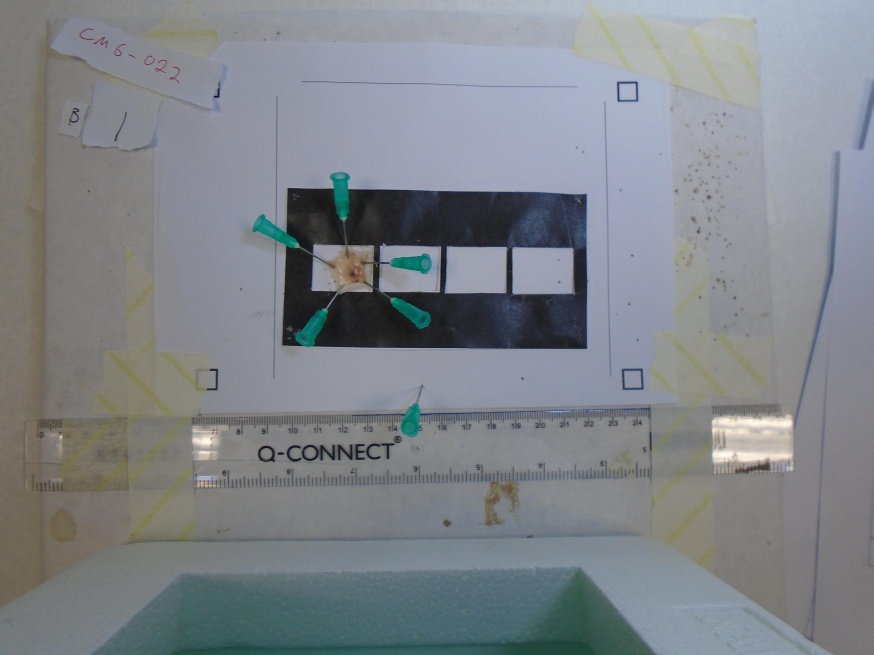
#> input picture example_image.jpg, 2620 x 1965 px (shown at 1/3 size)
$ python -i preprocess.py   (imports and definitions only)
#> lines starting #> are read from the running program, lines starting #| are printed output that depends on the picture; after the words box and inside, x2 and y2 are one past the last pixel; in counts of white or black regions, pixels touching at a corner belong together
import cv2
import numpy as np

def rescale_image(image, res, target_res=6, interpolation=cv2.INTER_CUBIC):

    scale_factor = target_res / res

    new_shape = np.round(np.array(image.shape[:2]) * scale_factor).astype(int)
    new_shape = (new_shape[1], new_shape[0])

    rescaled_image = cv2.resize(image, new_shape, interpolation=cv2.INTER_CUBIC)

    return rescaled_image

def srgb_to_linear(srgb):
    # https://stackoverflow.com/questions/596216/formula-to-determine-perceived-brightness-of-rgb-color/56678483#56678483
    srgb = srgb / 255.0

    upper = ((srgb + 0.055) / 1.055)**2.4
    lower = srgb / 12.92
    linear = np.where(srgb > 0.04045, upper, lower)

    linear = np.clip(np.round(linear * 255), 0, 255).astype('uint8')
    return linear

def linear_to_srgb(linear):
    linear = linear / 255.0

    upper = 1.055 * linear**(1.0 / 2.4) - 0.055
    lower = 12.92 * linear
    srgb = np.where(linear > 0.0031308, upper, lower)

    srgb = np.clip(np.round(srgb * 255), 0, 255).astype('uint8')
    return srgb

def auto_white_balance(image, clipping=0.0005):

    # https://stackoverflow.com/questions/48268068/how-do-i-do-the-equivalent-of-gimps-colors-auto-white-balance-in-python-fu

    balanced_image = np.zeros(image.shape)

    for i in range(3):
        hist = np.histogram(image[..., i].ravel(), 256, (0, 256))[0]

        clipping_range = np.where(hist > (hist.sum() * clipping))

        c_min = np.min(clipping_range)
        c_max = np.max(clipping_range)

        balanced_image[...,i] = np.clip(image[...,i], c_min, c_max)
        balanced_image[...,i] = (balanced_image[...,i] - c_min) / (c_max - c_min)

    balanced_image = (balanced_image * 255).astype('uint8')
    return balanced_image

def find_black_square(image, multiscale_factor=0.95, t1=200, t2=200, return_template=False):

    # Convert image to grayscale
    gray_image = cv2.cvtColor(image, cv2.COLOR_RGB2GRAY)

    # Define black square template
    template = np.pad(np.ones((16,16), dtype='uint8') * 255, ((2,2),(2,2)))
    template = np.pad(template, ((2,2),(2,2)), constant_values=255)
    template = cv2.resize(template, (0,0), fx=2, fy=2, interpolation=cv2.INTER_NEAREST)
    edge_template = cv2.Canny(template, 100, 200)

    # Do multiscale template matching on edges
    highest_val = 0
    coordinates = None
    for i in range(30):

        # Scale image and find edges
        current_scale = multiscale_factor**i
        resized_image = cv2.resize(gray_image,
                                   (0,0),
                                   fx=current_scale,
                                   fy=current_scale,
                                   interpolation=cv2.INTER_NEAREST)
        edge_image = cv2.Canny(resized_image, t1, t2)

        # Search for template
        result = cv2.matchTemplate(edge_image, edge_template, cv2.TM_CCOEFF)
        min_val, max_val, min_loc, max_loc = cv2.minMaxLoc(result)

        # Update best match
        if max_val > highest_val:
            highest_val = max_val
            coordinates = np.round(np.array(max_loc) / current_scale).astype(int)
            bbox_size = np.round(template.shape[0] / current_scale).astype(int)

    black_square = image[coordinates[1]:coordinates[1] + bbox_size,
                         coordinates[0]:coordinates[0] + bbox_size,:]
    scaled_template = cv2.resize(template, (bbox_size, bbox_size), interpolation=cv2.INTER_NEAREST)

    if return_template:
        return black_square, scaled_template
    else:
        return black_square

def find_all_black_squares(image, multiscale_factor=0.95, t1=200, t2=200):

    split_value = (np.array(image.shape) / 2).astype(int)

    black_squares = []

    for i in range(2):
        start_x = i * split_value[0]
        end_x = i * split_value[0] + split_value[0]
        for j in range(2):
            start_y = j * split_value[1]
            end_y = j * split_value[1] + split_value[1]

            quadrant = image[start_x:end_x,start_y:end_y,:]
            black_square = find_black_square(quadrant, multiscale_factor=multiscale_factor, t1=t1, t2=t2)
            black_squares.append(black_square)

    return black_squares

def estimate_white_point(image, return_area=False):

    # Threshold grayscale image
    gray_image = cv2.cvtColor(image, cv2.COLOR_RGB2GRAY)
    mask = (cv2.threshold(gray_image, 0.5*255, 255, cv2.THRESH_BINARY)[1] / 255).astype('uint8')

    # Compute white area and white point
    white_area = np.sum(mask)
    white_point = np.sum(image * mask[:,:,None], axis=(0,1)) / white_area

    if return_area:
        return white_point, white_area
    else:
        return white_point

def estimate_black_point(image, return_area=False):

    # Threshold grayscale image
    gray_image = cv2.cvtColor(image, cv2.COLOR_RGB2GRAY)
    mask = 1 - (cv2.threshold(gray_image, 0.25*255, 255, cv2.THRESH_BINARY)[1] / 255).astype('uint8')

    # Compute black area and black point
    black_area = np.sum(mask)
    black_point = np.sum(image * mask[:,:,None], axis=(0,1)) / black_area

    if return_area:
        return black_point, black_area
    else:
        return black_point

def estimate_pixel_resolution(image, inner_area=10**2, return_pixel_area=False):

    # Threshold grayscale image
    gray_image = cv2.cvtColor(image, cv2.COLOR_RGB2GRAY)
    mask = (cv2.threshold(gray_image, 127, 255, cv2.THRESH_BINARY)[1] / 255).astype('uint8')

    # Connected components
    # from scipy.ndimage import label, generate_binary_structure
    # labeled_array, num_features = label(mask, structure=generate_binary_structure(2,1))
    num_features, labeled_array = cv2.connectedComponents(mask)

    # Find and mask largest object
    object_mask = (labeled_array == np.argmax([np.sum(labeled_array == i) for i in range(num_features)]))

    # Compute pixel area and resolution
    pixel_area = np.sum(object_mask)
    pixel_resolution = np.sqrt(inner_area) / np.sqrt(pixel_area)

    if return_pixel_area:
        return pixel_resolution, pixel_area
    else:
        return pixel_resolution

def compute_square_info(black_squares, inner_area=10**2):

    total_inner_area = 0
    total_pixel_area = 0

    total_white_area = 0
    total_white_point = np.zeros(3)

    total_black_area = 0
    total_black_point = np.zeros(3)

    for i in range(len(black_squares)):

        pixel_resolution, pixel_area = estimate_pixel_resolution(black_squares[i],
                                                                 inner_area=inner_area,
                                                                 return_pixel_area=True)
        total_inner_area += inner_area
        total_pixel_area += pixel_area

        white_point, white_area = estimate_white_point(black_squares[i],
                                                       return_area=True)
        black_point, black_area = estimate_black_point(black_squares[i],
                                                       return_area=True)
        total_white_point += white_point * white_area
        total_white_area += white_area

        total_black_point += black_point * black_area
        total_black_area += black_area

    white_point = total_white_point / total_white_area
    black_point = total_black_point / total_black_area

    pixel_resolution = 1 / (np.sqrt(total_inner_area) / np.sqrt(total_pixel_area))

    return white_point, black_point, pixel_resolution

def white_balance(image, white_point, black_point):

    image = image.astype(float)

    lum = np.mean(white_point)
    image[...,0] = (image[...,0] - black_point[0]) * lum / (white_point[0] - black_point[0])
    image[...,1] = (image[...,1] - black_point[1]) * lum / (white_point[1] - black_point[1])
    image[...,2] = (image[...,2] - black_point[2]) * lum / (white_point[2] - black_point[2])

    image = np.round(np.clip(image, 0, 255)).astype('uint8')

    return image

def rescale_image(image, res, target_res=6, interpolation=cv2.INTER_CUBIC):

    scale_factor = target_res / res

    new_shape = np.round(np.array(image.shape[:2]) * scale_factor).astype(int)
    new_shape = (new_shape[1], new_shape[0])

    rescaled_image = cv2.resize(image, new_shape, interpolation=cv2.INTER_CUBIC)

    return rescaled_image

def preprocess_image(image, inner_area=10**2, target_res=5):

    # Convert to linear RGB color space
    image = srgb_to_linear(image)

    # Apply automatic white balancing
    image = auto_white_balance(image)

    # Apply template white balancing
    black_squares = find_all_black_squares(image)
    white_point, black_point, pixel_resolution = compute_square_info(black_squares, inner_area=inner_area)
    image = white_balance(image, white_point, black_point)

    # Convert back to gamma RGB color space
    image = linear_to_srgb(image)

    # Rescale image to have a resolution of 5 pixels per mm
    image = rescale_image(image, pixel_resolution, target_res=target_res, interpolation=cv2.INTER_CUBIC)

    return image

>>> import cv2
>>> picture = cv2.cvtColor(cv2.imread('../example_image.jpg'), cv2.COLOR_BGR2RGB)
>>> result = preprocess_image(picture)
#> in srgb_to_linear, `upper = ((srgb + 0.055) / 1.055)**2.4`:
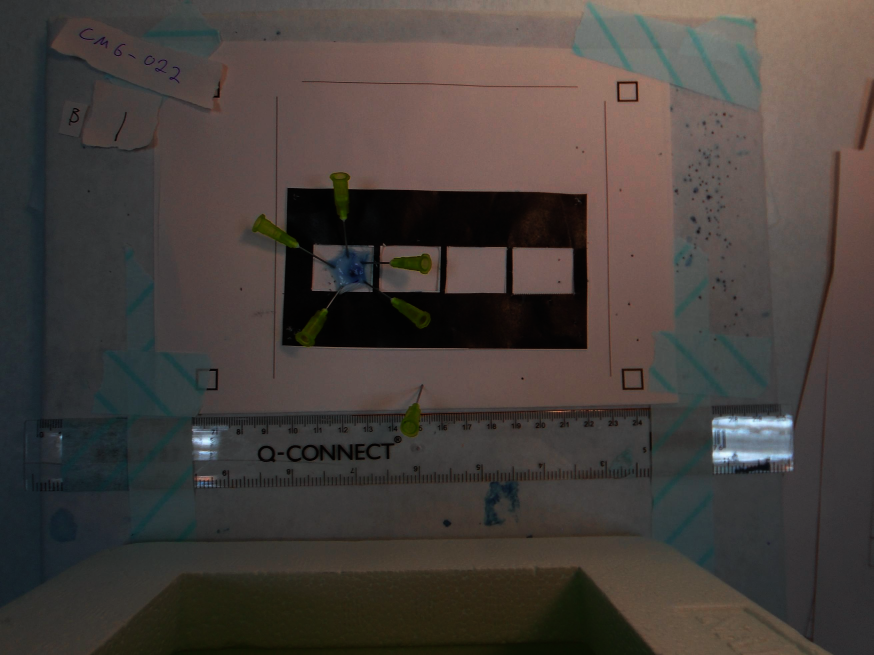
#> upper: shape (1965, 2620, 3) float64 (shown at 1/3 size); mean of channels 0, 1, 2 0.236, 0.251, 0.277; drawn as B, G, R
#> the loop in auto_white_balance, `for i in range(3):` made 3 passes
#> (c_min, c_max) on passes 1 to 3: (0, 122), (2, 141), (2, 163)
#> after the loop in auto_white_balance, `for i in range(3):`:
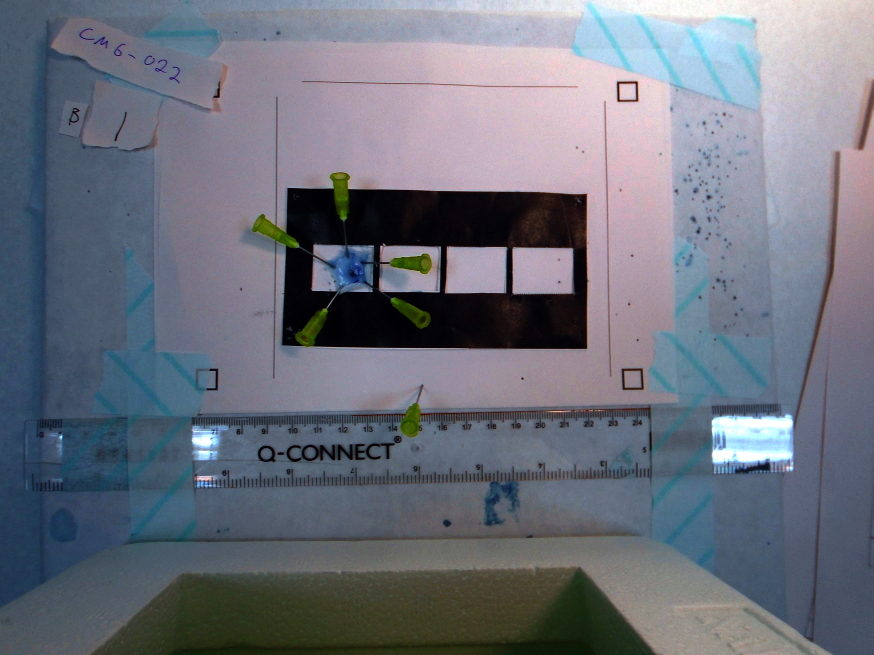
#> balanced_image: shape (1965, 2620, 3) float64 (shown at 1/3 size); mean of channels 0, 1, 2 0.49, 0.445, 0.427; drawn as B, G, R
#> after the loop in find_all_black_squares, `for i in range(2):`:
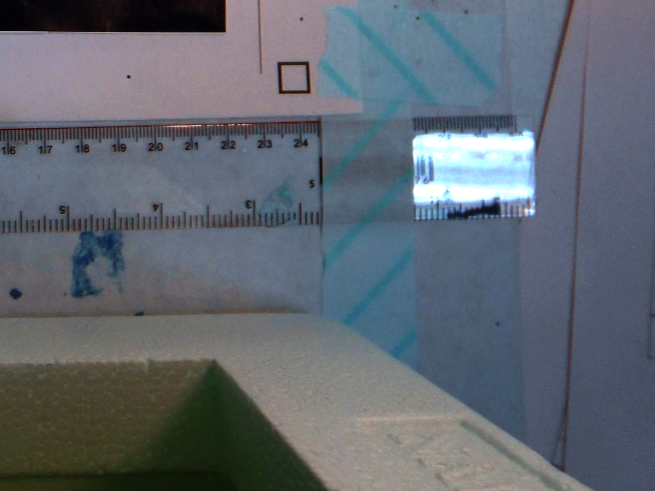
#> quadrant: shape (982, 1310, 3) (shown at 1/2 size); mean of channels 0, 1, 2 112.3, 103.3, 96; drawn as B, G, R
#> after the loop in find_all_black_squares, `for i in range(2):`: black_squares = 4 items
#> the loop in compute_square_info, `for i in range(len(black_squares)): ` made 4 passes
#> (num_features in estimate_pixel_resolution, pixel_area, pixel_resolution, total_inner_area, total_pixel_area, white_area, white_point, black_area) on passes 1 to 4: (9, 2162, 0.215, 100, 2162, 2063, [157, 144.5, 156.3], 1319), (3, 2358, 0.206, 200, 4520, 2875, [201, 193.8, 215.3], 905), (15, 5681, 0.133, 300, 10201, 95, [154.7, 130.3, 123.4], 728), (9, 2539, 0.198, 400, 12740, 3237, [140.2, 131.3, 142.3], 1358)
#> pass 1, in estimate_pixel_resolution, `mask = (cv2.threshold(gray_image, 127, 255, cv2.THRESH_BINARY)[1] / 25..`:
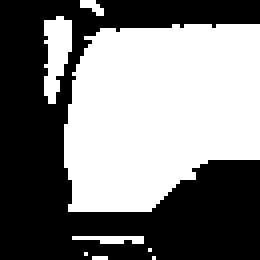
#> mask: shape (65, 65) (shown 4 times larger); values 0 (black) and 1 (white), 48.8% white; 8 white regions (5 under 20 px), largest, box (x1, y1, x2, y2) and area: (16, 6, 65, 53) 1910, (11, 4, 18, 26) 105, (18, 59, 36, 61) 27
#> pass 1, in estimate_pixel_resolution, `num_features, labeled_array = cv2.connectedComponents(mask)`:
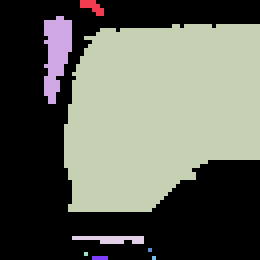
#> labeled_array: shape (65, 65) int32 (shown 4 times larger); 9 distinct labels, from 0 to 8; one colour per label, 0 black
#> after the loop in compute_square_info, `for i in range(len(black_squares)):`: total_black_area = 4310; total_inner_area = 400; total_pixel_area = 12740; total_white_area = 8270
#> in compute_square_info, `white_point = total_white_point / total_white_area`: white_point = [165.7, 156.3, 170.9]
#> in compute_square_info, `black_point = total_black_point / total_black_area`: black_point = [19.25, 26.73, 42.68]
#> in compute_square_info, `pixel_resolution = 1 / (np.sqrt(total_inner_area) / np.sqrt(total_pixe..`: pixel_resolution = 5.64
#> in preprocess_image, `white_point, black_point, pixel_resolution = compute_square_info(black..`: white_point = [165.7, 156.3, 170.9]; black_point = [19.25, 26.73, 42.68]; pixel_resolution = 5.64
#> in white_balance, `lum = np.mean(white_point)`: lum = 164.3
#> in white_balance, `image = np.round(np.clip(image, 0, 255)).astype('uint8')`:
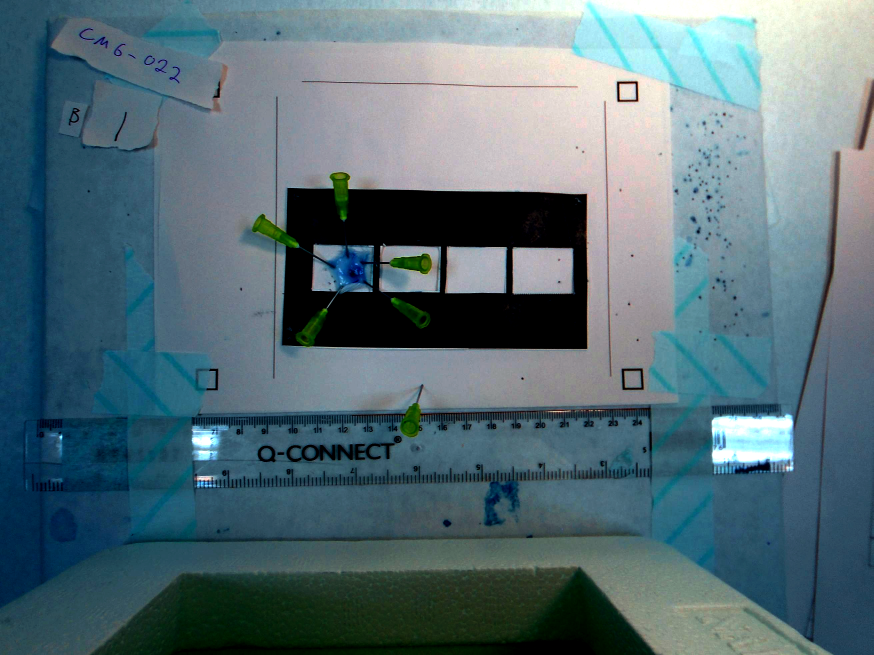
#> image: shape (1965, 2620, 3) (shown at 1/3 size); mean of channels 0, 1, 2 118.7, 110.6, 87.3; drawn as B, G, R
#> in linear_to_srgb, `upper = 1.055 * linear**(1.0 / 2.4) - 0.055`:
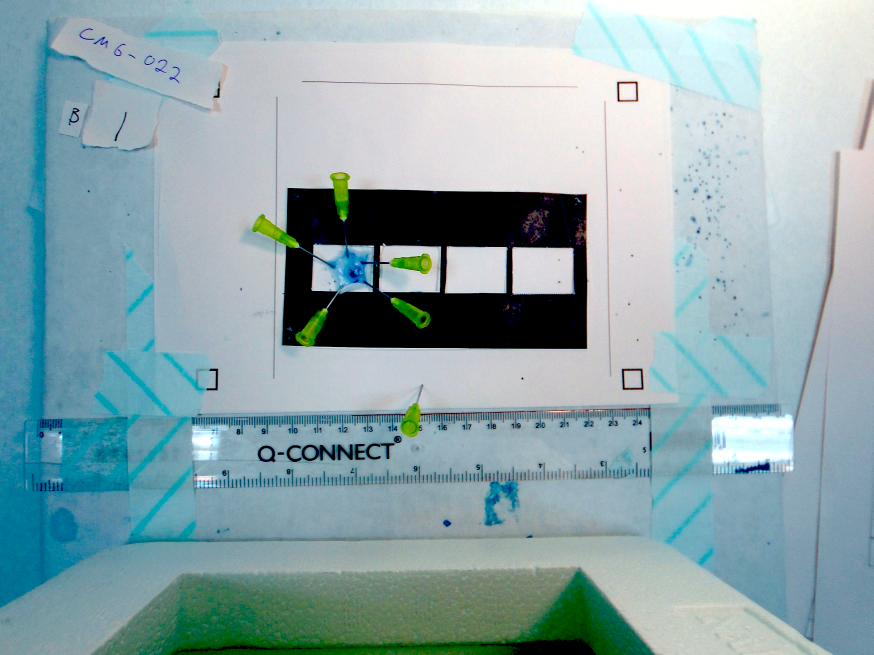
#> upper: shape (1965, 2620, 3) float64 (shown at 1/3 size); mean of channels 0, 1, 2 0.657, 0.639, 0.532; drawn with min black and max white
#> in rescale_image, `scale_factor = target_res / res`: scale_factor = 0.886
#> in rescale_image, `new_shape = np.round(np.array(image.shape[:2]) * scale_factor).astype(..`: new_shape = [1741, 2321]
#> in rescale_image, `new_shape = (new_shape[1], new_shape[0])`: new_shape = (2321, 1741)
